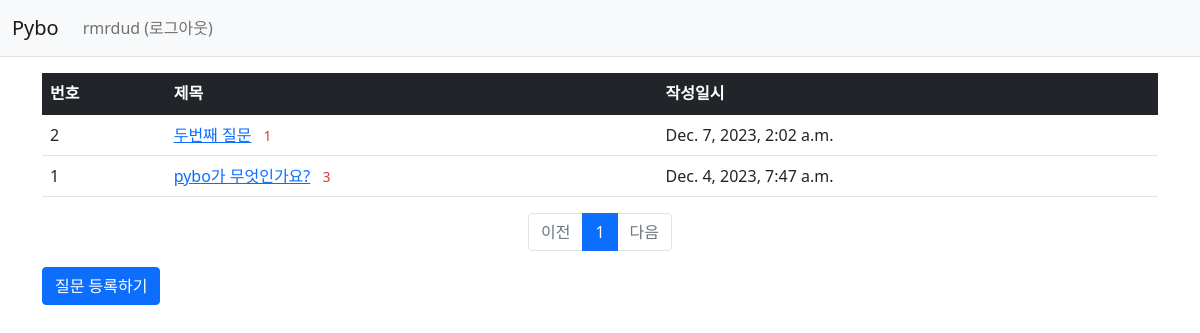
The app's page /pybo/ (signed in) with its own data.
### pybo/models.py (models this page shows, shortened)
class Question(models.Model):
    subject = models.CharField(max_length=200)
    content = models.TextField()
    create_date = models.DateTimeField()

### pybo/views.py (the view)
# urls.py: path('', views.index, name='index'),  # 로그인 시 '/' 에 해당되는 path
def index(request):
    page = request.GET.get('page', '1')  # 페이지
    question_list = Question.objects.order_by('-create_date')
    paginator = Paginator(question_list, 10)  # 페이지당 10개씩 보여주기
    page_obj = paginator.get_page(page)
    context = {'question_list': page_obj}
    return render(request, 'pybo/question_list.html', context)

### pybo/templatetags/pybo_filter.py (called while the page is built)
@register.filter
def sub(value, arg):
    return value - arg

### templates/pybo/question_list.html (shortened to what this page needs)
{% extends 'base.html' %}
{% load pybo_filter %}
{% block content %}
<div class="container my-3">
    <table class="table">
        <thead>
        <tr class="table-dark">
            <th>번호</th>
            <th>제목</th>
            <th>작성일시</th>
        </tr>
        </thead>
        <tbody>
        {% if question_list %}
        {% for question in question_list %}
        <tr>
            <td>
                {{ question_list.paginator.count|sub:question_list.start_index|sub:forloop.counter0|add:1 }}
            </td>
            <td>
                <a href="{% url 'pybo:detail' question.id %}">{{ question.subject }}</a>
                {% if question.answer_set.count > 0 %}
                <span class="text-danger small mx-2">{{ question.answer_set.count }}</span>
                {% endif %}
            </td>
            <td>{{ question.create_date }}</td>
        </tr>
        {% endfor %}
        {% else %}
        <tr>
            <td colspan="3">질문이 없습니다.</td>
        </tr>
        {% endif %}
        </tbody>
    </table>
        <ul class="pagination justify-content-center">
            {% if question_list.has_previous %}
            <li class="page-item">
                <a class="page-link" href="?page={{ question_list.previous_page_number }}">이전</a>
            </li>
            {% else %}
            <li class="page-item disabled">
                <a class="page-link" tabindex="-1" aria-disabled="true" href="#">이전</a>
            </li>
            {% endif %}
            {% for page_number in question_list.paginator.page_range %}
            {% if page_number >= question_list.number|add:-5 and page_number <= question_list.number|add:5 %}
            {% if page_number == question_list.number %}
            <li class="page-item active" aria-current="page">
                <a class="page-link" href="?page={{ page_number }}">{{ page_number }}</a>
            </li>
            {% else %}
            <li class="page-item">
                <a class="page-link" href="?page={{ page_number }}">{{ page_number }}</a>
            </li>
            {% endif %}
            {% endif %}
            {% endfor %}
            {% if question_list.has_next %}
            <li class="page-item">
                <a class="page-link" href="?page={{ question_list.next_page_number }}">다음</a>
            </li>
            {% else %}
            <li class="page-item disabled">
                <a class="page-link" tabindex="-1" aria-disabled="true" href="#">다음</a>
            </li>
            {% endif %}
        </ul>
    <a href="{% url 'pybo:question_create' %}" class="btn btn-primary">질문 등록하기</a>
</div>
{% endblock %}

### templates/navbar.html (shortened to what this page needs)
<nav class="navbar navbar-expand-lg navbar-light bg-light border-bottom">
    <div class="container-fluid">
        <a class="navbar-brand" href="{% url 'pybo:index' %}">Pybo</a>
        <div class="collapse navbar-collapse" id="navbarSupportedContent">
            <ul class="navbar-nav me-auto mb-2 mb-lg-0">
                <li class="nav-item">
                    {% if user.is_authenticated %}
                    <a class="nav-link" href="{% url 'common:logout' %}">{{ user.username }} (로그아웃)</a>
                    {% else %}
                    <a class="nav-link" href="{% url 'common:login' %}">로그인</a>
                    {% endif %}
                </li>
            </ul>
        </div>
    </div>
</nav>

### records on screen
Question: paginator.count|sub "2", subject "두번째 질문", answer_set.count "1", create_date "Dec. 7, 2023, 2:02 a.m."
Question: paginator.count|sub "1", subject "pybo가 무엇인가요?", answer_set.count "3", create_date "Dec. 4, 2023, 7:47 a.m."

### other values on screen
{{ user.username }} "rmrdud"
{{ page_number }} "1"
